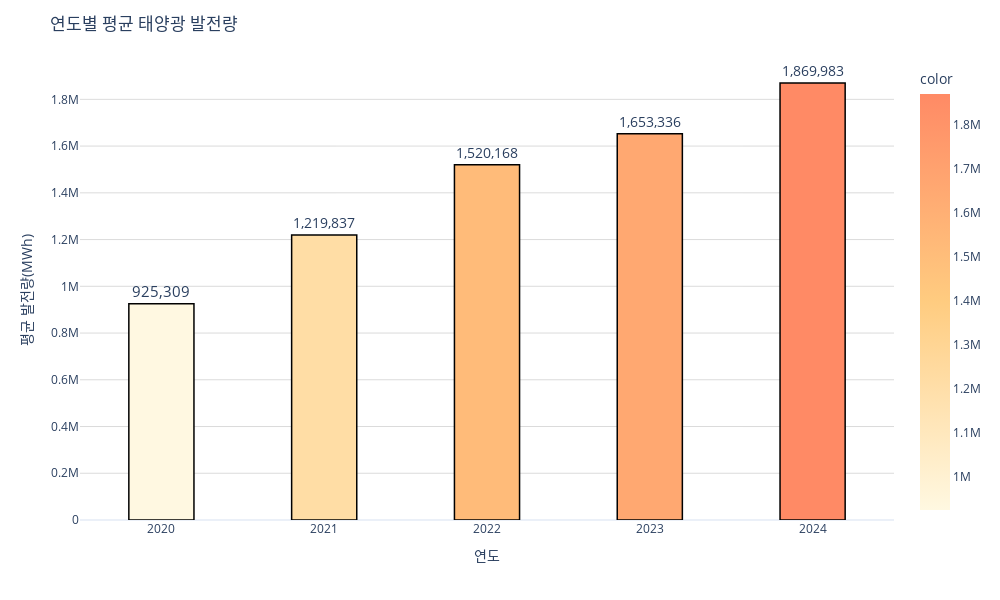

This figure's notebook cell:
### Code cell
# 연도별 신규 발전량 평균 성장 데이터 그래프 제작

# 연도별 신규 발전량 데이터 저장
gen_new_total = pd.read_excel("dataset/지역별_연도별_신규_발전량.xlsx")

# 연도별 모든 지역의 평균값 계산 후 새로운 df 생성
area_new_col = gen_new_total.columns[1:-1]
year_new_mean = gen_new_total[area_new_col].mean(axis=1).round().astype(int)
year_new_mean_df = pd.DataFrame({"연도": gen_new_total["연도"], "평균 발전량(MWh)": year_new_mean})

# 그래프 생성
year_new_mean_fig = px.bar(
    x=year_new_mean_df["연도"],
    y=year_new_mean_df["평균 발전량(MWh)"],
    color=year_new_mean_df["평균 발전량(MWh)"],
    color_continuous_scale=["#fff8e1", "#ffcc80", "#ff8a65"],
    text=[f"{i:,.0f}" for i in year_new_mean_df["평균 발전량(MWh)"]]
    )

# 막대 넓이 설정
year_new_mean_fig.update_traces(width=0.4, textfont=dict(size=15))

# 테두리 설정
year_new_mean_fig.update_traces(
    width=0.4,
    marker_line=dict(color='black', width=1.5),
    textposition='outside'
    )

# 타이틀 설정
year_new_mean_fig.update_layout(
    title="연도별 평균 태양광 발전량",
    template="plotly_white"
    )

# 그리드 설정
year_new_mean_fig.update_layout(
    xaxis=dict(title="연도", dtick=1, showgrid=False),
    yaxis=dict(title="평균 발전량(MWh)", showgrid=True, gridcolor="rgba(211, 211, 211, 0.8)")
    )

# 크기 설정
year_new_mean_fig.update_layout(width=1000,height=600)

year_new_mean_fig.show()

### Figure 1 — Plotly figure (JSON) as saved in the notebook; plotly's stock layout.template omitted (floating-point values rounded to 4 significant figures)
{"data": [{"hovertemplate": "x=%{x}<br>y=%{y}<br>text=%{text}<br>color=%{marker.color}<extra></extra>", "legendgroup": "", "marker": {"color": [1869983, 1653336, 1520168, 1219837, 925309], "coloraxis": "coloraxis", "line": {"color": "black", "width": 1.5}, "pattern": {"shape": ""}}, "name": "", "orientation": "v", "showlegend": false, "text": ["1,869,983", "1,653,336", "1,520,168", "1,219,837", "925,309"], "textfont": {"size": 15}, "textposition": "outside", "type": "bar", "width": 0.4, "x": [2024, 2023, 2022, 2021, 2020], "xaxis": "x", "y": [1869983, 1653336, 1520168, 1219837, 925309], "yaxis": "y"}], "layout": {"barmode": "relative", "coloraxis": {"colorbar": {"title": {"text": "color"}}, "colorscale": [[0, "#fff8e1"], [0.5, "#ffcc80"], [1, "#ff8a65"]]}, "height": 600, "legend": {"tracegroupgap": 0}, "margin": {"t": 60}, "title": {"text": "연도별 평균 태양광 발전량"}, "width": 1000, "xaxis": {"anchor": "y", "domain": [0, 1], "dtick": 1, "showgrid": false, "title": {"text": "연도"}}, "yaxis": {"anchor": "x", "domain": [0, 1], "gridcolor": "rgba(211, 211, 211, 0.8)", "showgrid": true, "title": {"text": "평균 발전량(MWh)"}}}}
